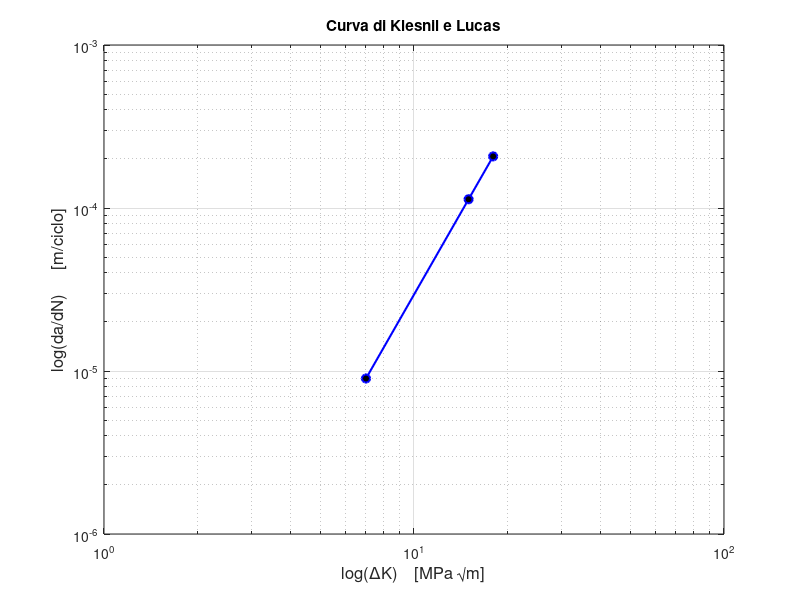

Reproduce this figure in MATLAB.
%% Curva di Klesnil e Lucas %%


clc
clear all
close all

%%%%%%%%%%%%%%%%%     DATI    %%%%%%%%%%%%%%%%%%%%%%%%%%%%

% Parametro C [-]
C = 1.41e-8;

% Parametro n [-]
n = 3.32;

% Delta K di soglia (K_th)
K_th = 1.13;

% Vettore lunghezze di cricca
a = [2.7 8.0 10.0 12.0];

% Vettore SIF
SIF = [17 35 50 57];

% Vettore Delta K
Delta_K = [];
for i=1:length(SIF)-1
Delta_K(i) = SIF(i+1) - SIF(i);
end

% Vettore velocità di propagazione di cricca
da_dN = C*(Delta_K.^n - K_th.^n);

% Plot della curva di Paris
figure

loglog(Delta_K, da_dN,'b-o', 'LineWidth', 1.5, 'MarkerSize', 6, 'MarkerFaceColor', 'k');
title('Curva di Klesnil e Lucas');
xlabel('log(\DeltaK)    [MPa \surd{m}]', 'FontSize', 12, 'Interpreter', 'tex');  
ylabel('log(da/dN)      [m/ciclo]', 'FontSize', 12);
xlim([1, 100])
% ylim([10^-11, 10^-9])
%set(gca, 'XScale', 'log', 'YScale', 'log');
grid on;
